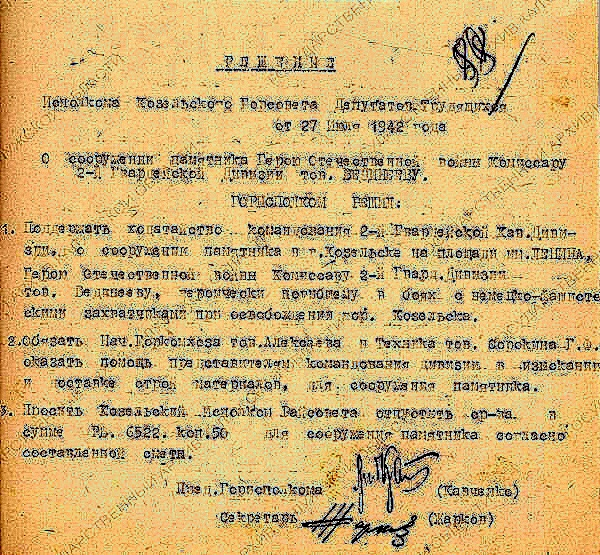
#> input picture server/main/media/image_jpg_1260469_1730143944.957123_file.jpg, 600 x 555 px
$ python -i restore.py   (imports and definitions only)
#> lines starting #> are read from the running program, lines starting #| are printed output that depends on the picture; after the words box and inside, x2 and y2 are one past the last pixel; in counts of white or black regions, pixels touching at a corner belong together
#> further down, picture is the input picture: shape (555, 600, 3); mean B, G, R 116.7, 177.4, 208.3
import cv2 as cv
import numpy as np

# [16 lines of commented-out code are left out]
HSV_ADJUSTMENT = True


def fancy_hsv_move(image):
    hsv_image = cv.cvtColor(image, cv.COLOR_BGR2HSV)
#> hsv_image: shape (555, 600, 3); mean H, S, V 22.6, 119, 208.8

    # Step 3: Define lower and upper bounds for red color in HSV
    # Red can be tricky in HSV because it wraps around, so we define two ranges for red.
    lower_red_1 = np.array([0, 50, 50])   # First range of red
    upper_red_1 = np.array([15, 255, 255])
    lower_red_2 = np.array([160, 50, 50]) # Second range of red
    upper_red_2 = np.array([180, 255, 255])

    lower_rest = np.array([15, 50, 50])
    upper_rest = np.array([160, 255, 255])

    # Step 4: Create masks for red areas in both ranges
    mask1 = cv.inRange(hsv_image, lower_red_1, upper_red_1)
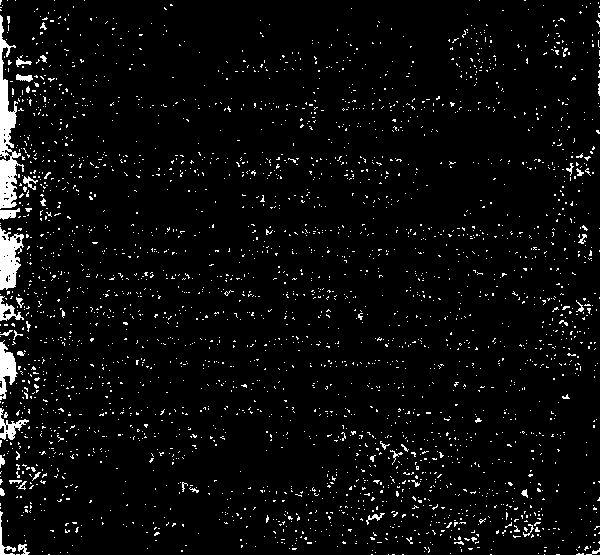
#> mask1: shape (555, 600); 4.2% white; 2939 white regions (2888 under 20 px), largest, box (x1, y1, x2, y2) and area: (0, 15, 24, 209) 1853, (0, 227, 24, 290) 968, (0, 340, 18, 400) 566
    mask2 = cv.inRange(hsv_image, lower_red_2, upper_red_2)
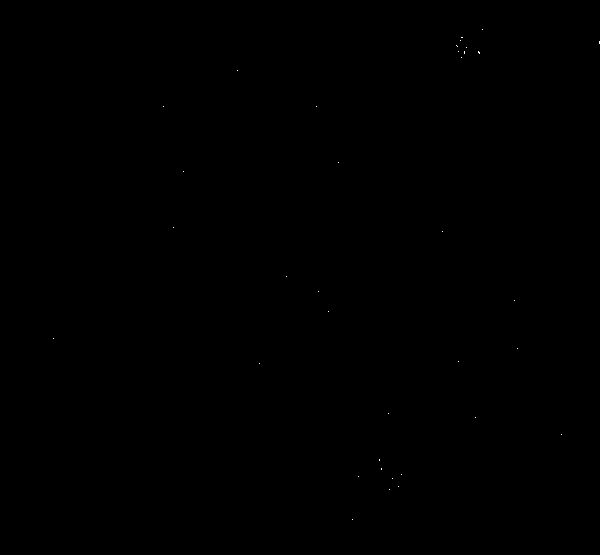
#> mask2: shape (555, 600); 0.01% white in thin lines or dots, all inside (x1, y1, x2, y2) = (53, 29, 600, 520)
    mask = mask1 + mask2  # Combine both masks


    # Step 5: Increase the brightness (Value channel) of the red areas
    h, s, v = cv.split(hsv_image)  # Split HSV channels
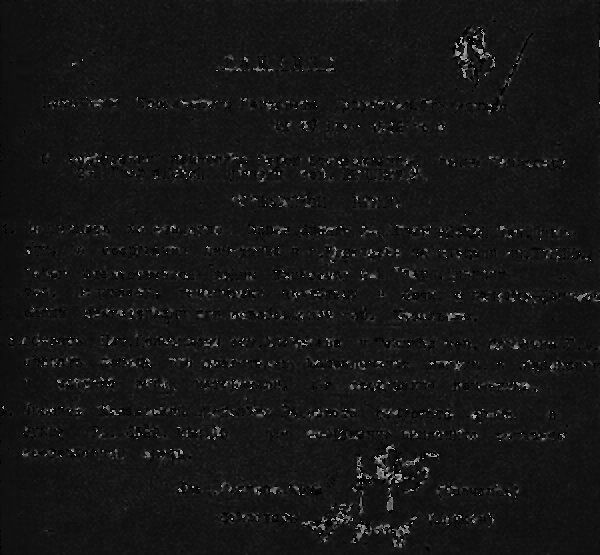
#> h: shape (555, 600); min 0, max 179, mean 22.6
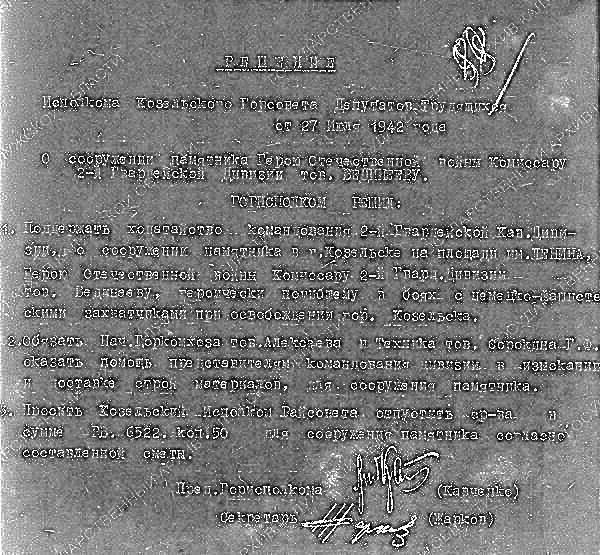
#> s: shape (555, 600); min 0, max 255, mean 119
    v[mask > 0] = np.clip(v[mask > 0] + 10, 0, 255)  # Increase value channel in red areas
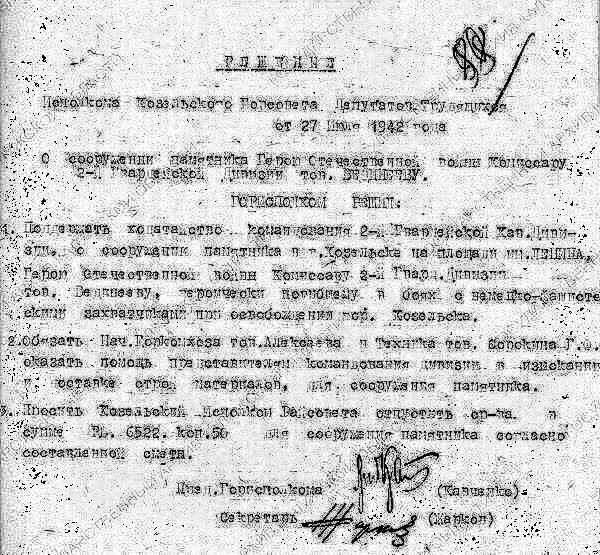
#> v: shape (555, 600); min 0, max 255, mean 207.5
    s[mask > 0] = np.clip(s[mask > 0] - 10, 0, 255)
#> s: shape (555, 600); 4.24% of pixels changed, all inside (x1, y1, x2, y2) = (0, 0, 600, 555)

    # Step 6: Merge channels back
    brightened_hsv = cv.merge([h, s, v])
#> brightened_hsv: shape (555, 600, 3); mean H, S, V 22.6, 118.6, 207.5


    # Step 7: Make rest darker
    mask3 = cv.inRange(brightened_hsv, lower_rest, upper_rest)
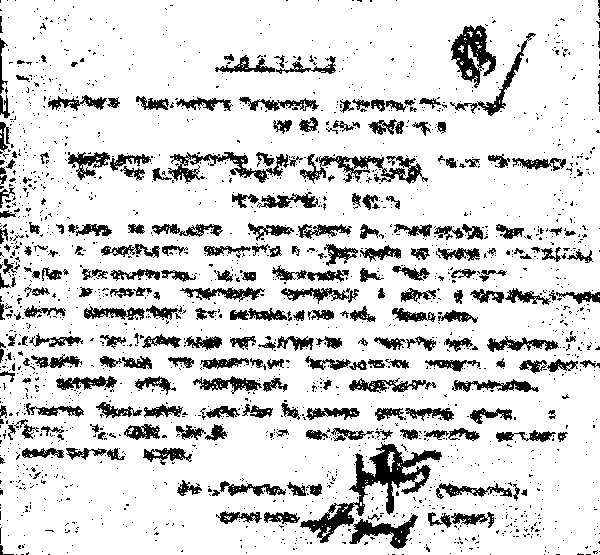
#> mask3: shape (555, 600); 84.7% white; 1949 black regions (1697 under 20 px), largest, box (x1, y1, x2, y2) and area: (300, 442, 442, 543) 3131, (300, 154, 428, 184) 1395, (451, 25, 496, 88) 1363
    h, s, v = cv.split(brightened_hsv)  # Split HSV channels
    v[mask3 > 0] = np.clip(v[mask3 > 0] - 10, 0, 255)  # Increase value channel in red areas
    # s[mask3 > 0] = np.clip(s[mask3 > 0] - 20, 0, 255)

    # Step 8: Merge channels back and convert to BGR
    result_hsv = cv.merge([h, s, v])
#> result_hsv: shape (555, 600, 3); mean H, S, V 22.6, 118.6, 199.1
    image = cv.cvtColor(result_hsv, cv.COLOR_HSV2BGR)
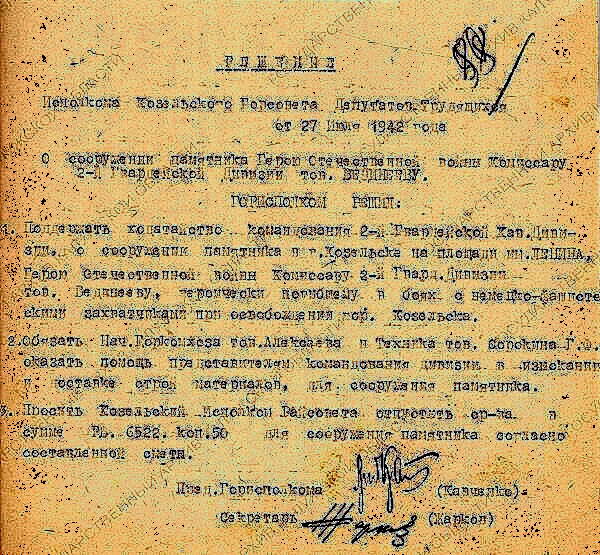
#> image: shape (555, 600, 3); mean B, G, R 111.4, 169, 198.5

    return image


def get_opencv_img_from_buffer(buffer, flags):
    bytes_as_np_array = np.frombuffer(buffer.read(), dtype=np.uint8)
    return cv.imdecode(bytes_as_np_array, flags)


def invert(image):
    image = cv.bitwise_not(image)
    return image


# [23 lines left out: functions sharpness, adjust_hsv, not called in this run]


def denoise_and_enhance(image):
    image = cv.fastNlMeansDenoisingColored(image, None, 10, 10, 7, 21)
    return image


def denoise(image):
    image = cv.medianBlur(image, 3)
    return image


# [84 lines left out: functions bright_contrast, brighten_color_range, less_blue, less_green, more_red, enchance, not called in this run]


def enhance_to_bytes(file_buffer):
    image = enchance(file_buffer)
    return cv.imencode('.png', image)[1].tobytes()


# [37 lines left out: functions detect_dominant, enchance_and_save, not called in this run]


>>> import cv2
>>> picture = cv2.imread('../media/image_jpg_1260469_1730143944.957123_file.jpg')
>>> result = fancy_hsv_move(picture)

$ run again, on server/main/media/image_jpg_1876798_1730149785.099785_file.jpg
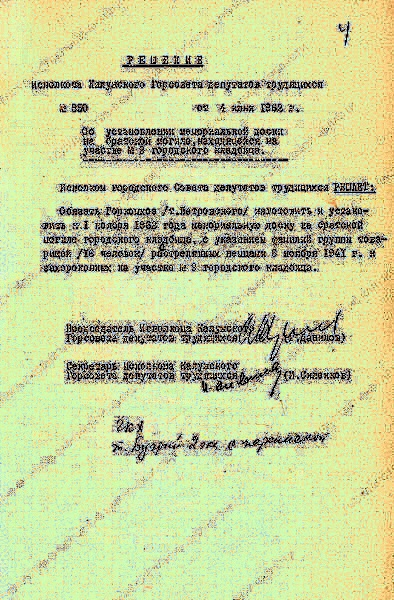
#> input picture server/main/media/image_jpg_1876798_1730149785.099785_file.jpg, 394 x 600 px
#> picture is the input picture: shape (600, 394, 3); mean B, G, R 153.9, 210, 200.6
#> hsv_image: shape (600, 394, 3); mean H, S, V 38.3, 78.6, 214
#> in fancy_hsv_move, `mask1 = cv.inRange(hsv_image, lower_red_1, upper_red_1)`:
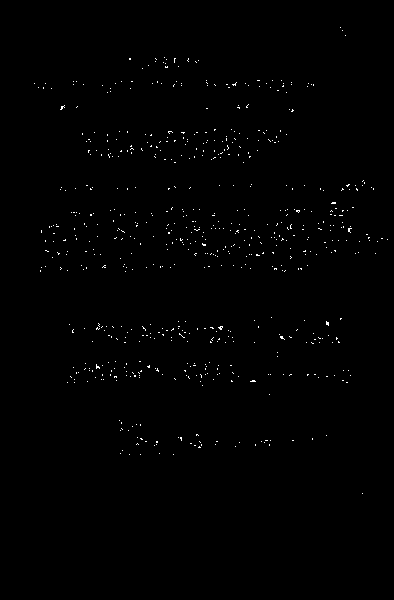
#> mask1: shape (600, 394); 0.51% white in thin lines or dots, all inside (x1, y1, x2, y2) = (34, 27, 388, 494)
#> mask2: shape (600, 394); 0% white in thin lines or dots, all inside (x1, y1, x2, y2) = (92, 60, 313, 449)
#> brightened_hsv: shape (600, 394, 3); mean H, S, V 38.3, 78.5, 214
#> in fancy_hsv_move, `mask3 = cv.inRange(brightened_hsv, lower_rest, upper_rest)`:
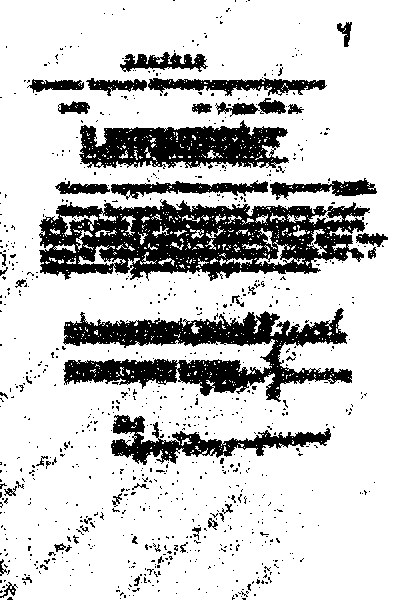
#> mask3: shape (600, 394); 78.9% white; 843 black regions (794 under 20 px), largest, box (x1, y1, x2, y2) and area: (39, 199, 370, 281) 16051, (63, 308, 352, 402) 11438, (79, 120, 289, 169) 6550
#> result_hsv: shape (600, 394, 3); mean H, S, V 38.3, 78.5, 206.2
